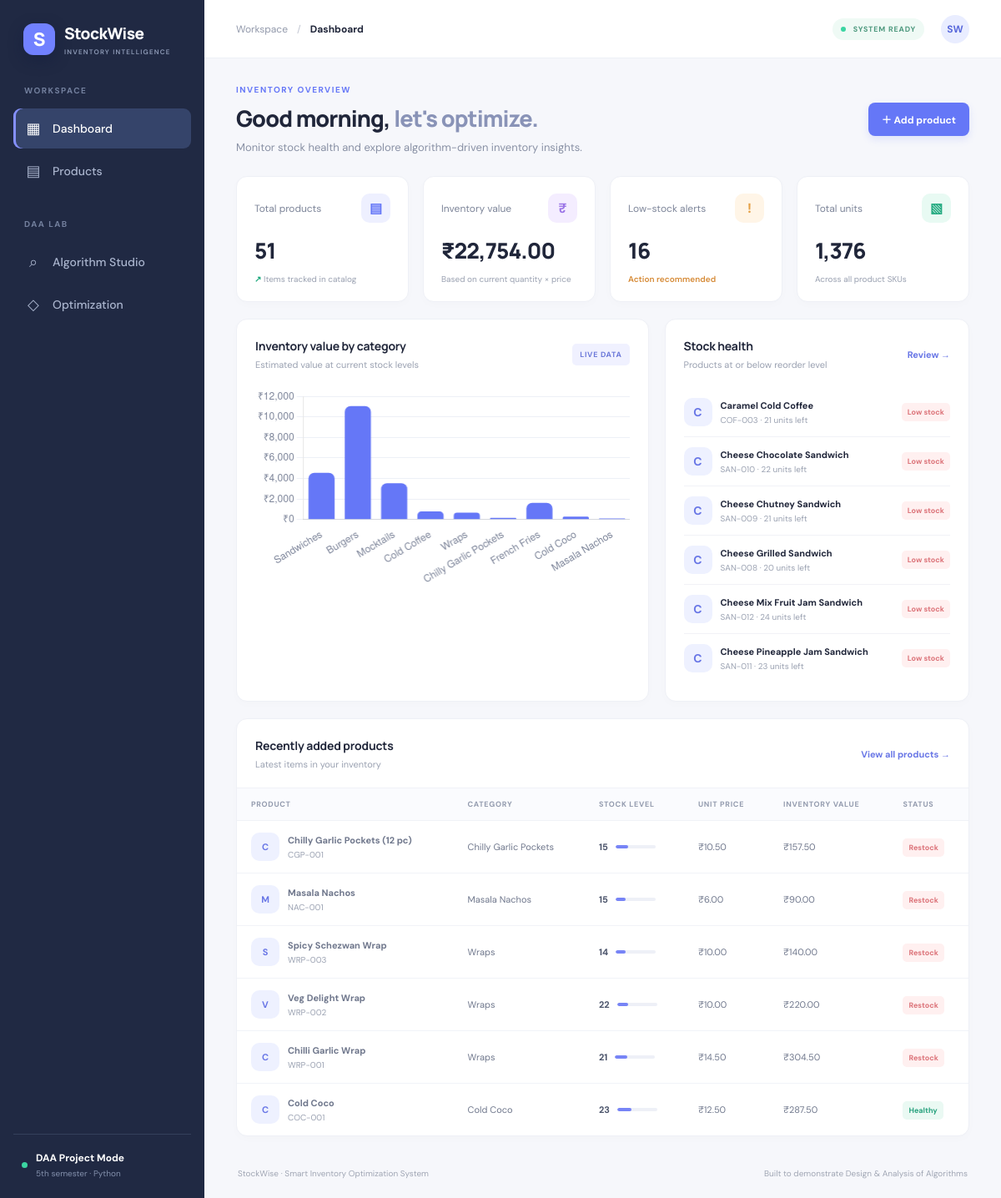
The page / on the database its author committed.
### tables this page shows
CREATE TABLE products (
            id INTEGER PRIMARY KEY AUTOINCREMENT,
            sku TEXT NOT NULL UNIQUE,
            name TEXT NOT NULL,
            category TEXT NOT NULL DEFAULT 'General',
            quantity INTEGER NOT NULL CHECK(quantity >= 0),
            price REAL NOT NULL CHECK(price >= 0),
            daily_demand REAL NOT NULL DEFAULT 0 CHECK(daily_demand >= 0),
            lead_time INTEGER NOT NULL DEFAULT 1 CHECK(lead_time >= 0),
            reorder_level INTEGER NOT NULL DEFAULT 0 CHECK(reorder_level >= 0)
        );

### app.py (the view)
@app.route("/")
def dashboard():
    db = get_db()
    products = [dict(r) for r in db.execute("SELECT * FROM products ORDER BY name").fetchall()]
    total_products = len(products)
    inventory_value = sum(p["quantity"] * p["price"] for p in products)
    low_stock = [p for p in products if p["quantity"] <= p["reorder_level"]]
    total_units = sum(p["quantity"] for p in products)
    recent = [dict(r) for r in db.execute("SELECT * FROM products ORDER BY id DESC LIMIT 6").fetchall()]
    category_totals = {}
    for p in products:
        category_totals[p["category"]] = category_totals.get(p["category"], 0) + p["quantity"] * p["price"]
    return render_template("dashboard.html", total_products=total_products,
        inventory_value=inventory_value, low_stock_count=len(low_stock),
        total_units=total_units, low_stock=low_stock[:6], recent=recent,
        category_labels=json.dumps(list(category_totals.keys())),
        category_values=json.dumps([round(v, 2) for v in category_totals.values()]))

### database.py (called while the page is built)
def get_db():
    conn = sqlite3.connect(DB_PATH)
    conn.row_factory = sqlite3.Row
    conn.execute("PRAGMA foreign_keys = ON")
    return conn

### templates/dashboard.html
{% extends "base.html" %}
{% block title %}Dashboard · StockWise{% endblock %}{% block page_name %}Dashboard{% endblock %}
{% block content %}
<div class="page-heading"><div><div class="eyebrow">INVENTORY OVERVIEW</div><h1>Good morning, <span>let's optimize.</span></h1><p>Monitor stock health and explore algorithm-driven inventory insights.</p></div><a class="btn primary" href="{{ url_for('products_page') }}">＋ Add product</a></div>
<div class="stats-grid">
  <div class="stat-card"><div class="stat-top"><span>Total products</span><span class="stat-icon blue">▤</span></div><div class="stat-number">{{ total_products }}</div><div class="stat-foot"><span class="trend">↗</span> Items tracked in catalog</div></div>
  <div class="stat-card"><div class="stat-top"><span>Inventory value</span><span class="stat-icon purple">₹</span></div><div class="stat-number">₹{{ "{:,.2f}".format(inventory_value) }}</div><div class="stat-foot">Based on current quantity × price</div></div>
  <div class="stat-card"><div class="stat-top"><span>Low-stock alerts</span><span class="stat-icon orange">!</span></div><div class="stat-number">{{ low_stock_count }}</div><div class="stat-foot"><span class="{% if low_stock_count %}warn-text{% else %}trend{% endif %}">{% if low_stock_count %}Action recommended{% else %}All levels look good{% endif %}</span></div></div>
  <div class="stat-card"><div class="stat-top"><span>Total units</span><span class="stat-icon green">▧</span></div><div class="stat-number">{{ "{:,}".format(total_units) }}</div><div class="stat-foot">Across all product SKUs</div></div>
</div>
<div class="content-grid">
  <div class="panel chart-panel"><div class="panel-head"><div><h2>Inventory value by category</h2><p>Estimated value at current stock levels</p></div><span class="tag">LIVE DATA</span></div><div class="chart-holder"><canvas id="categoryChart"></canvas></div></div>
  <div class="panel"><div class="panel-head"><div><h2>Stock health</h2><p>Products at or below reorder level</p></div><a class="text-link" href="{{ url_for('optimization_page') }}">Review →</a></div>
  {% if low_stock %}<div class="alert-list">{% for p in low_stock %}<div class="alert-row"><div class="product-avatar">{{ p.name[:1]|upper }}</div><div class="alert-info"><strong>{{ p.name }}</strong><small>{{ p.sku }} · {{ p.quantity }} units left</small></div><span class="badge danger">Low stock</span></div>{% endfor %}</div>{% else %}<div class="empty-state"><span>✓</span><strong>No low-stock items</strong><p>All products are above their reorder levels.</p></div>{% endif %}
  </div>
</div>
<div class="panel table-panel"><div class="panel-head"><div><h2>Recently added products</h2><p>Latest items in your inventory</p></div><a class="text-link" href="{{ url_for('products_page') }}">View all products →</a></div>
<div class="table-wrap"><table><thead><tr><th>PRODUCT</th><th>CATEGORY</th><th>STOCK LEVEL</th><th>UNIT PRICE</th><th>INVENTORY VALUE</th><th>STATUS</th></tr></thead><tbody>
{% for p in recent %}<tr><td><div class="product-cell"><div class="product-avatar">{{ p.name[:1]|upper }}</div><div><strong>{{ p.name }}</strong><small>{{ p.sku }}</small></div></div></td><td>{{ p.category }}</td><td><div class="stock-cell"><strong>{{ p.quantity }}</strong><div class="stock-bar"><i style="width:{{ [p.quantity / (p.reorder_level * 3 + 1) * 100, 100]|min }}%"></i></div></div></td><td>₹{{ "%.2f"|format(p.price) }}</td><td>₹{{ "{:,.2f}".format(p.quantity * p.price) }}</td><td>{% if p.quantity <= p.reorder_level %}<span class="badge danger">Restock</span>{% else %}<span class="badge success">Healthy</span>{% endif %}</td></tr>{% else %}<tr><td colspan="6" class="empty-cell">No products yet. Add your first product.</td></tr>{% endfor %}
</tbody></table></div></div>
{% endblock %}
{% block scripts %}<script>
const labels = {{ category_labels|safe }}, values = {{ category_values|safe }};
const ctx = document.getElementById('categoryChart');
new Chart(ctx,{type:'bar',data:{labels,datasets:[{label:'Inventory value (₹)',data:values,backgroundColor:'#6577f7',borderRadius:7,maxBarThickness:38}]},options:{maintainAspectRatio:false,plugins:{legend:{display:false}},scales:{x:{grid:{display:false},ticks:{color:'#7c8499'}},y:{beginAtZero:true,grid:{color:'#edf0f6'},ticks:{color:'#7c8499',callback:v=>'₹'+v.toLocaleString()}}}}});
</script>{% endblock %}

### templates/base.html (shortened to what this page needs)
<!doctype html>
<html lang="en">
<head>
  <link rel="stylesheet" href="{{ url_for('static', filename='css/style.css') }}">
</head>
<body>
<div class="app-shell">
  <aside class="sidebar">
    <a class="brand" href="{{ url_for('dashboard') }}"><span class="brand-icon">S</span><span>StockWise<small>INVENTORY INTELLIGENCE</small></span></a>
    <div class="nav-label">WORKSPACE</div>
    <nav>
      <a class="nav-link {% if request.endpoint == 'dashboard' %}active{% endif %}" href="{{ url_for('dashboard') }}"><span>▦</span> Dashboard</a>
      <a class="nav-link {% if request.endpoint == 'products_page' %}active{% endif %}" href="{{ url_for('products_page') }}"><span>▤</span> Products</a>
      <div class="nav-label sub-label">DAA LAB</div>
      <a class="nav-link {% if request.endpoint == 'algorithms_page' %}active{% endif %}" href="{{ url_for('algorithms_page') }}"><span>⌕</span> Algorithm Studio</a>
      <a class="nav-link {% if request.endpoint == 'optimization_page' %}active{% endif %}" href="{{ url_for('optimization_page') }}"><span>◇</span> Optimization</a>
    </nav>
    <div class="sidebar-bottom"><div class="status-dot"></div><div><strong>DAA Project Mode</strong><small>5th semester · Python</small></div></div>
  </aside>
  <main class="main-content">
    <header class="topbar"><div><span class="breadcrumb">Workspace</span><span class="crumb-sep">/</span><strong>{% block page_name %}Overview{% endblock %}</strong></div><div class="top-right"><span class="live-pill"><i></i> SYSTEM READY</span><div class="avatar">SW</div></div></header>
    <section class="page-wrap">
      {% block content %}{% endblock %}
      <footer>StockWise · Smart Inventory Optimization System <span>Built to demonstrate Design &amp; Analysis of Algorithms</span></footer>
    </section>
  </main>
</div>
{% block scripts %}{% endblock %}
</body></html>

### rows shown on the page
products: name "C", name "Caramel Cold Coffee", sku "COF-003", quantity "21"
products: name "C", name "Cheese Chocolate Sandwich", sku "SAN-010", quantity "22"
products: name "C", name "Cheese Chutney Sandwich", sku "SAN-009", quantity "21"
products: name "C", name "Cheese Grilled Sandwich", sku "SAN-008", quantity "20"
products: name "C", name "Cheese Mix Fruit Jam Sandwich", sku "SAN-012", quantity "24"
products: name "C", name "Cheese Pineapple Jam Sandwich", sku "SAN-011", quantity "23"
products: name "C", name "Chilly Garlic Pockets (12 pc)", sku "CGP-001", category "Chilly Garlic Pockets", quantity "15", {{ [p.quantity / (p.reorder_level * 3 + 1) * 100, 100]|min }} 32.608695652173914 (drawn), price "10.50", p.quantity*p.price "157.50", reorder_level "Restock"
products: name "M", name "Masala Nachos", sku "NAC-001", category "Masala Nachos", quantity "15", {{ [p.quantity / (p.reorder_level * 3 + 1) * 100, 100]|min }} 25.862068965517242 (drawn), price "6.00", p.quantity*p.price "90.00", reorder_level "Restock"
products: name "S", name "Spicy Schezwan Wrap", sku "WRP-003", category "Wraps", quantity "14", {{ [p.quantity / (p.reorder_level * 3 + 1) * 100, 100]|min }} 24.137931034482758 (drawn), price "10.00", p.quantity*p.price "140.00", reorder_level "Restock"
products: name "V", name "Veg Delight Wrap", sku "WRP-002", category "Wraps", quantity "22", {{ [p.quantity / (p.reorder_level * 3 + 1) * 100, 100]|min }} 28.947368421052634 (drawn), price "10.00", p.quantity*p.price "220.00", reorder_level "Restock"
products: name "C", name "Chilli Garlic Wrap", sku "WRP-001", category "Wraps", quantity "21", {{ [p.quantity / (p.reorder_level * 3 + 1) * 100, 100]|min }} 30.0 (drawn), price "14.50", p.quantity*p.price "304.50", reorder_level "Restock"
products: name "C", name "Cold Coco", sku "COC-001", category "Cold Coco", quantity "23", {{ [p.quantity / (p.reorder_level * 3 + 1) * 100, 100]|min }} 35.9375 (drawn), price "12.50", p.quantity*p.price "287.50", reorder_level "Healthy"

### other values the page prints
{{ total_products }} "51"
{{ "{:,.2f}".format(inventory_value) }} "22,754.00"
{{ low_stock_count }} "16"
{{ "{:,}".format(total_units) }} "1,376"
chart data {{ category_labels|safe }} ["Sandwiches", "Burgers", "Mocktails", "Cold Coffee", "Wraps", "Chilly Garlic Pockets", "French Fries", "Cold Coco", "Masala Nachos"]
chart data {{ category_values|safe }} [4559.5, 11055.0, 3534.0, 783.0, 664.5, 157.5, 1623.0, 287.5, 90.0]
